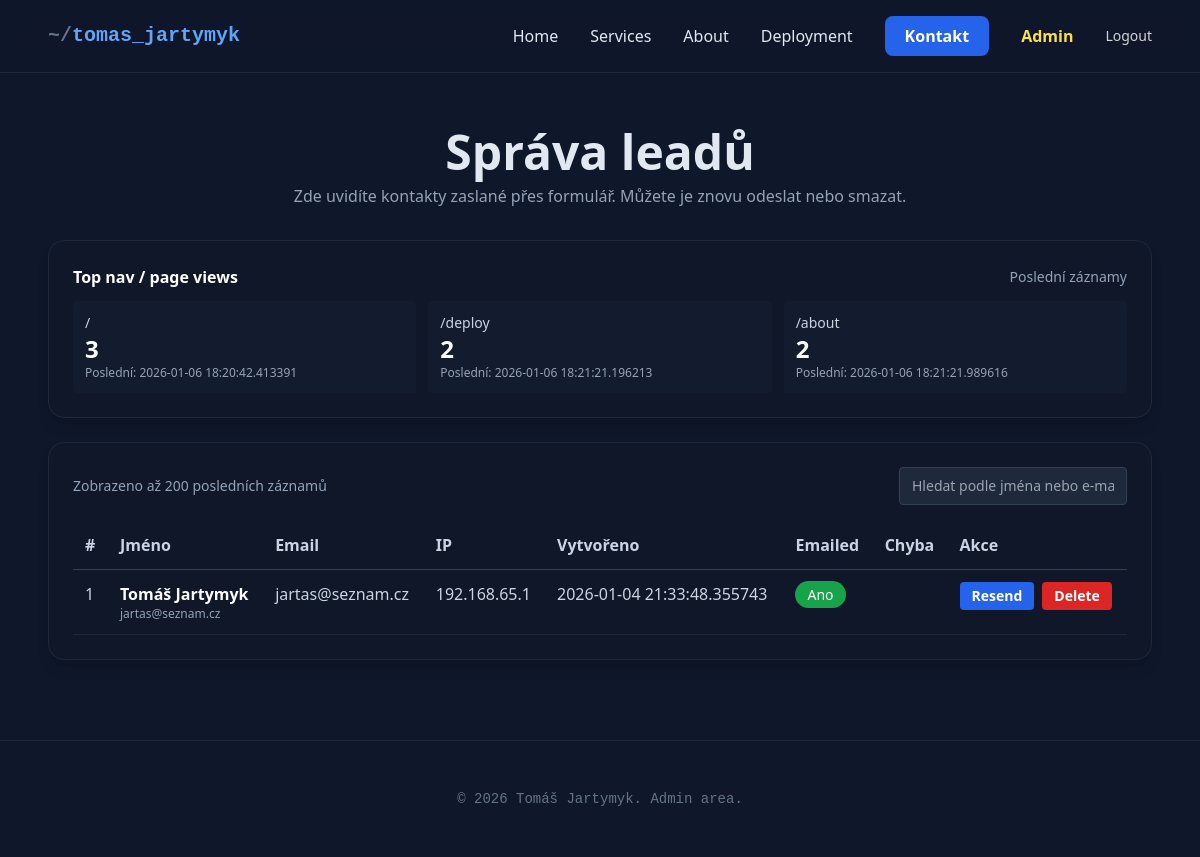
/admin/leads (signed in), run on the app's committed database.
### models.py (models this page shows)
class PageView(Base):
    __tablename__ = 'page_views'
    id = Column(Integer, primary_key=True, index=True)
    path = Column(String(500), unique=True, index=True)
    count = Column(Integer, default=0)
    first_seen = Column(DateTime, default=datetime.datetime.utcnow)
    last_seen = Column(DateTime, default=datetime.datetime.utcnow, onupdate=datetime.datetime.utcnow)

class Lead(Base):
    __tablename__ = 'leads'
    id = Column(Integer, primary_key=True, index=True)
    name = Column(String(200))
    email = Column(String(200), index=True)
    message = Column(Text)
    ip = Column(String(45))
    created_at = Column(DateTime, default=datetime.datetime.utcnow)
    emailed = Column(Boolean, default=False)
    emailed_at = Column(DateTime, nullable=True)
    error = Column(Text, nullable=True)

### app.py (the view)
@app.route('/admin/leads')
@admin_required
def admin_leads():
    s = SessionLocal()
    leads = s.query(Lead).order_by(Lead.id.desc()).limit(200).all()
    try:
        page_stats = s.query(PageView).order_by(PageView.count.desc()).limit(50).all()
    except Exception:
        page_stats = []
    return render_template('admin_leads.html', leads=leads, page_stats=page_stats)

### app.py (called while the page is built, shortened)
def get_client_ip():
    xff = request.headers.get('X-Forwarded-For', '')
    if xff:
        ip = xff.split(',')[0].strip()
        return ip
    return request.remote_addr

def get_country_for_ip(ip: str) -> str:
    if not ip or ip.startswith('127.') or ip == '::1':
        return ''

def select_language():
    ip = get_client_ip()
    country = get_country_for_ip(ip)
    lang = 'en'
    if country == 'CZ':
        lang = 'cs'
    elif country:
        lang = 'en'
    else:
        al = request.headers.get('Accept-Language', '')
        if al.lower().startswith('cs'):
            lang = 'cs'
        else:
            lang = 'en'
    try:
        app.logger.info(f"Language selection: ip={ip} country={country!r} lang={lang}")
    except Exception:
        pass
    return lang

@app.context_processor
def inject_csrf():
    def csrf_token():
        try:
            return generate_csrf()
        except Exception:
            return ''
    return dict(csrf_token=csrf_token)

@app.context_processor
def inject_translations():
    lang = select_language()
    def tr(key):
        return translations.get(lang, translations['cs']).get(key, key)
    try:
        current_path = request.path
    except Exception:
        current_path = '/'
    admin_enabled = bool(os.environ.get('ADMIN_USER') and os.environ.get('ADMIN_PASS'))
    try:
        is_admin = bool(session.get('admin'))
    except Exception:
        is_admin = False
    return dict(tr=tr, current_lang=lang, current_path=current_path, admin_enabled=admin_enabled, is_admin=is_admin)

@app.before_request
def track_page_view():
    s = None
    try:
        if request.method != 'GET':
            return
        p = request.path or '/'
        if p.startswith('/static') or p.startswith('/admin') or p.startswith('/health') or p.startswith('/favicon'):
            return
    finally:
        try:
            if s:
                s.close()
        except Exception:
            pass

def admin_required(f):
    @wraps(f)
    def wrapper(*args, **kwargs):
        try:
            if session.get('admin'):
                return f(*args, **kwargs)
        except Exception:
            pass
    return wrapper

### templates/admin_leads.html (shortened to what this page needs)
<!doctype html>
<html lang="cs">
<!doctype html>
<html lang="cs" class="scroll-smooth">
<head>
    <script src="https://cdn.tailwindcss.com"></script>
    <link rel="stylesheet" href="https://cdnjs.cloudflare.com/ajax/libs/font-awesome/6.0.0/css/all.min.css">
</head>
<body class="bg-[#0f172a] text-slate-200 font-sans">
    {% include '_nav.html' %}
    <header class="pt-32 pb-8 px-6">
        <div class="max-w-6xl mx-auto text-center">
            <h1 class="text-4xl md:text-5xl font-extrabold mb-2">Správa leadů</h1>
            <p class="text-slate-400">Zde uvidíte kontakty zaslané přes formulář. Můžete je znovu odeslat nebo smazat.
            </p>
        </div>
    </header>
    <main class="max-w-6xl mx-auto px-6 pb-20">
        {% if page_stats %}
        <div class="bg-slate-900/40 border border-slate-800 rounded-2xl p-6 shadow-lg mb-6">
            <div class="flex items-center justify-between mb-3">
                <div class="font-bold text-white">Top nav / page views</div>
                <div class="text-sm text-slate-400">Poslední záznamy</div>
            </div>
            <div class="grid grid-cols-1 md:grid-cols-3 gap-3">
                {% for p in page_stats %}
                <div class="p-3 bg-slate-800/30 rounded">
                    <div class="text-sm text-slate-300 break-words">{{ p.path }}</div>
                    <div class="text-2xl font-bold text-white">{{ p.count }}</div>
                    <div class="text-xs text-slate-400">Poslední: {{ p.last_seen }}</div>
                </div>
                {% endfor %}
            </div>
        </div>
        {% endif %}
        <div class="bg-slate-900/40 border border-slate-800 rounded-2xl p-6 shadow-lg">
            <div class="flex items-center justify-between mb-4">
                <div class="text-sm text-slate-400">Zobrazeno až 200 posledních záznamů</div>
                <div class="flex items-center gap-2">
                    <form action="" method="get">
                        <input name="q" placeholder="Hledat podle jména nebo e-mailu"
                            class="px-3 py-2 rounded bg-slate-800 border border-slate-700 text-sm text-slate-200" />
                    </form>
                </div>
            </div>
            <div class="overflow-x-auto">
                <table class="w-full table-auto border-collapse">
                    <thead>
                        <tr class="text-left text-slate-300 border-b border-slate-700">
                            <th class="p-3">#</th>
                            <th class="p-3">Jméno</th>
                            <th class="p-3">Email</th>
                            <th class="p-3">IP</th>
                            <th class="p-3">Vytvořeno</th>
                            <th class="p-3">Emailed</th>
                            <th class="p-3">Chyba</th>
                            <th class="p-3">Akce</th>
                        </tr>
                    </thead>
                    <tbody>
                        {% for l in leads %}
                        <tr class="border-b border-slate-800 hover:bg-slate-800/20">
                            <td class="p-3 align-top text-slate-300">{{ l.id }}</td>
                            <td class="p-3 align-top">
                                <div class="font-bold text-white">{{ l.name|e }}</div>
                                <div class="text-xs muted">{{ l.email|e }}</div>
                            </td>
                            <td class="p-3 align-top text-slate-300">{{ l.email|e }}</td>
                            <td class="p-3 align-top text-slate-300">{{ l.ip }}</td>
                            <td class="p-3 align-top text-slate-300">{{ l.created_at }}</td>
                            <td class="p-3 align-top">
                                {% if l.emailed %}
                                <span class="px-3 py-1 rounded-full bg-green-600 text-white text-sm">Ano</span>
                                {% else %}
                                <span class="px-3 py-1 rounded-full bg-slate-700 text-slate-300 text-sm">Ne</span>
                                {% endif %}
                            </td>
                            <td class="p-3 align-top break-words" style="max-width:300px;white-space:pre-wrap;">{{
                                l.error or '' }}</td>
                            <td class="p-3 align-top">
                                <div class="flex gap-2">
                                    <form action="{{ url_for('admin_resend', lead_id=l.id) }}" method="post">
                                        <button
                                            class="bg-blue-600 hover:bg-blue-500 text-white px-3 py-1 rounded font-semibold text-sm">Resend</button>
                                    </form>
                                    <form action="{{ url_for('admin_delete', lead_id=l.id) }}" method="post"
                                        onsubmit="return confirm('Smazat lead {{ l.id }}?')">
                                        <button
                                            class="bg-red-600 hover:bg-red-500 text-white px-3 py-1 rounded font-semibold text-sm">Delete</button>
                                    </form>
                                </div>
                            </td>
                        </tr>
                        {% endfor %}
                    </tbody>
                </table>
            </div>
        </div>
    </main>
    <footer class="py-12 border-t border-slate-800">
        <div class="max-w-6xl mx-auto px-6 text-center text-slate-500 text-sm font-mono">
            &copy; 2026 Tomáš Jartymyk. Admin area.
        </div>
    </footer>
</body>
</html>

### templates/_nav.html (shortened to what this page needs)
<nav class="fixed w-full z-50 bg-[#0f172a]/80 backdrop-blur-md border-b border-slate-800">
    <div class="max-w-6xl mx-auto px-6 py-4 flex justify-between items-center">
        <a href="/" class="text-xl font-mono font-bold text-blue-400" title="Domů"
            aria-label="Přejít na domovskou stránku">
            <span class="text-slate-500">~/</span>tomas_jartymyk
        </a>
        <div class="space-x-8 hidden md:flex items-center">
            <a id="nav-home" href="/"
                class="hover:text-blue-400 transition {% if current_path == '/' %}font-bold text-blue-300{% endif %}" >{{ tr('home') }}</a>
            <a id="nav-services" href="/#services" class="hover:text-blue-400 transition">{{ tr('services') }}</a>
            <a href="/about"
                class="hover:text-blue-400 transition {% if current_path.startswith('/about') %}font-bold text-blue-300{% endif %}"
                {% if current_path.startswith('/about') %}aria-current="page" {% endif %}>{{ tr('about') }}</a>
            <a href="/deploy"
                class="hover:text-blue-400 transition {% if current_path == '/deploy' %}font-bold text-blue-300{% endif %}"
                {% if current_path=='/deploy' %}aria-current="page" {% endif %}>{{ tr('deploy') }}</a>
            <a href="/contact"
                class="bg-blue-600 hover:bg-blue-500 px-5 py-2 rounded-lg font-bold transition text-white">Kontakt</a>
            {% if admin_enabled %}
            {% if is_admin %}
            <a href="/admin/leads"
                class="ml-4 hover:text-yellow-300 transition {% if current_path.startswith('/admin') %}font-bold text-yellow-300{% endif %}">
                Admin
            </a>
            <a href="/admin/logout" class="ml-4 text-sm text-gray-300 hover:text-white">Logout</a>
            {% else %}
            <a href="/admin/login" class="ml-4 text-sm text-gray-300 hover:text-white">Admin login</a>
            {% endif %}
            {% endif %}
        </div>
    </div>
</nav>

### templates/admin_leads.html (style rules this page uses)
.muted { color: #94a3b8 }

### data on the page
PageView: path "/", count "3", last_seen "2026-01-06 18:20:42.413391"
PageView: path "/deploy", count "2", last_seen "2026-01-06 18:21:21.196213"
PageView: path "/about", count "2", last_seen "2026-01-06 18:21:21.989616"
Lead: id "1", name "Tomáš Jartymyk", email "jartas@seznam.cz", ip "192.168.65.1", created_at "2026-01-04 21:33:48.355743", emailed "Ano"

### other printed values
{{ tr('home') }} "Home"
{{ tr('services') }} "Services"
{{ tr('about') }} "About"
{{ tr('deploy') }} "Deployment"
